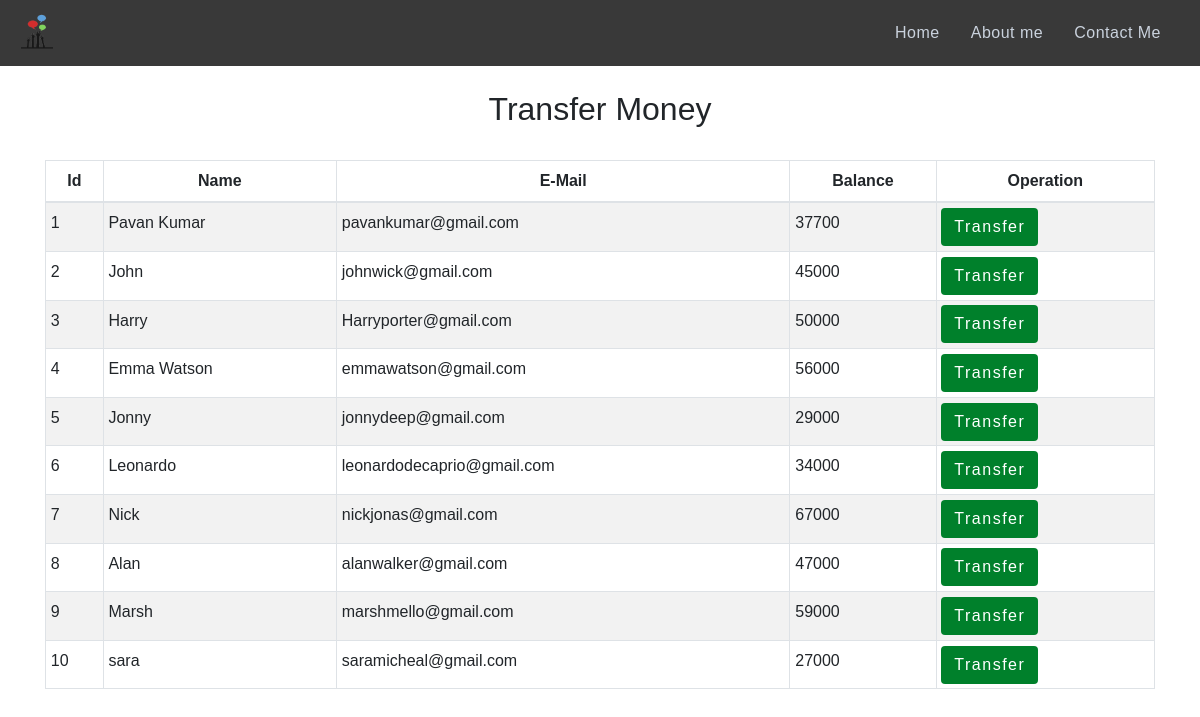
/transfer.php, run on the app's committed database.
### tables this page shows
CREATE TABLE `customers` (
  `id` int(11) NOT NULL,
  `name` varchar(30) NOT NULL,
  `email` varchar(50) NOT NULL,
  `currentbalance` int(8) NOT NULL
);

### transfer.php (the view, shortened to what this page needs)
<!DOCTYPE html>
<html lang="en">
<head>
    <link rel="stylesheet" href="https://maxcdn.bootstrapcdn.com/bootstrap/4.0.0/css/bootstrap.min.css">
    <link rel="stylesheet" type="text/css" href="css/style.css">
    <link rel="stylesheet" type="text/css" href="css/navbar.css">
</head>
<body>
<?php
  include 'navbar.php';
?>
<div class="container">
        <h2 class="text-center pt-4">Transfer Money</h2>
        <br>
            <div class="row">
                <div class="col">
                    <div class="table-responsive-sm">
                    <table class="table table-hover table-sm table-striped table-condensed table-bordered">
                        <thead>
                            <tr>
                            <th scope="col" class="text-center py-2">Id</th>
                            <th scope="col" class="text-center py-2">Name</th>
                            <th scope="col" class="text-center py-2">E-Mail</th>
                            <th scope="col" class="text-center py-2">Balance</th>
                            <th scope="col" class="text-center py-2">Operation</th>
                            </tr>
                        </thead>
                        <tbody>
                <?php
                    include 'config.php';
                    $sql = "SELECT * FROM customers";
                    $result = mysqli_query($conn,$sql);
                    while($rows=mysqli_fetch_assoc($result)){
                ?>
                    <tr>
                        <td class="py-2"><?php echo $rows['id'] ?></td>
                        <td class="py-2"><?php echo $rows['name']?></td>
                        <td class="py-2"><?php echo $rows['email']?></td>
                        <td class="py-2"><?php echo $rows['currentbalance']?></td>
                        <td><a href="displayuser.php?id= <?php echo $rows['id'] ;?>"> <button type="button" class="btn">Transfer</button></a></td>
                    </tr>
                <?php
                    }
                ?>
                        </tbody>
                    </table>
                    </div>
                </div>
            </div>
         </div>
</body>
</html>

### navbar.php (shortened to what this page needs)
<nav class="navbar navbar-expand-md" style="background-color: #242424; opacity: 0.9;">
      <a class="navbar-brand" href="#"><img src="logo_small.png" class="img-responsive logo"></a>
      <div class="collapse navbar-collapse" id="collapsibleNavbar">
            <ul class="navbar-nav ml-auto" >
              <li class="nav-item">
                <a class="nav-link" href="index.php">Home</a>
              </li>
              <li class="nav-item">
                <a class="nav-link" href="about.php">About me</a>
              </li>
              <li class="nav-item">
                <a class="nav-link" href="contact.php">Contact Me</a>
              </li>
          </div>
       </nav>

### css/style.css (style rules this page uses)
* { padding: 0; margin: 0; box-sizing: border-box; font-family: sans-serif; }
button { border:none; border-radius: 8px; padding: 10px; background:#00802b; color:white; letter-spacing: 1.5px; font-size: 15px; transition: 0.5s; }

### css/navbar.css (style rules this page uses)
.navbar-brand { color:#c0a2a2; letter-spacing: 0.5px; }
.nav-link { margin-right: 15px; color:#c5ceda; letter-spacing: 0.5px; transition: 0.5s; }
.logo { height: 40px; padding-right: 15px; padding-left: 5px; }

### transfer.php (style rules this page uses)
button { transition: 1.5s; }

### data on the page
customers: id "1", name "Pavan Kumar", email "pavankumar@gmail.com", currentbalance "37700"
customers: id "2", name "John", email "johnwick@gmail.com", currentbalance "45000"
customers: id "3", name "Harry", email "Harryporter@gmail.com", currentbalance "50000"
customers: id "4", name "Emma Watson", email "emmawatson@gmail.com", currentbalance "56000"
customers: id "5", name "Jonny", email "jonnydeep@gmail.com", currentbalance "29000"
customers: id "6", name "Leonardo", email "leonardodecaprio@gmail.com", currentbalance "34000"
customers: id "7", name "Nick", email "nickjonas@gmail.com", currentbalance "67000"
customers: id "8", name "Alan", email "alanwalker@gmail.com", currentbalance "47000"
customers: id "9", name "Marsh", email "marshmello@gmail.com", currentbalance "59000"
customers: id "10", name "sara", email "saramicheal@gmail.com", currentbalance "27000"
